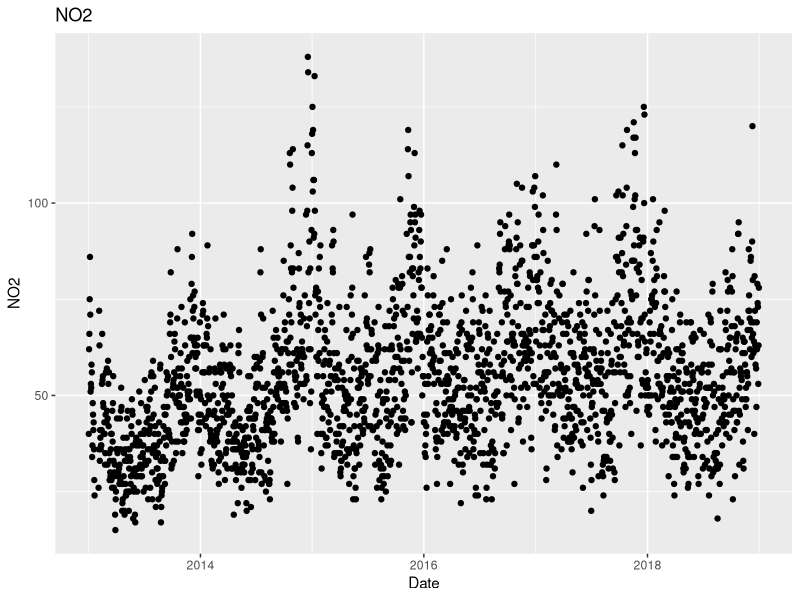
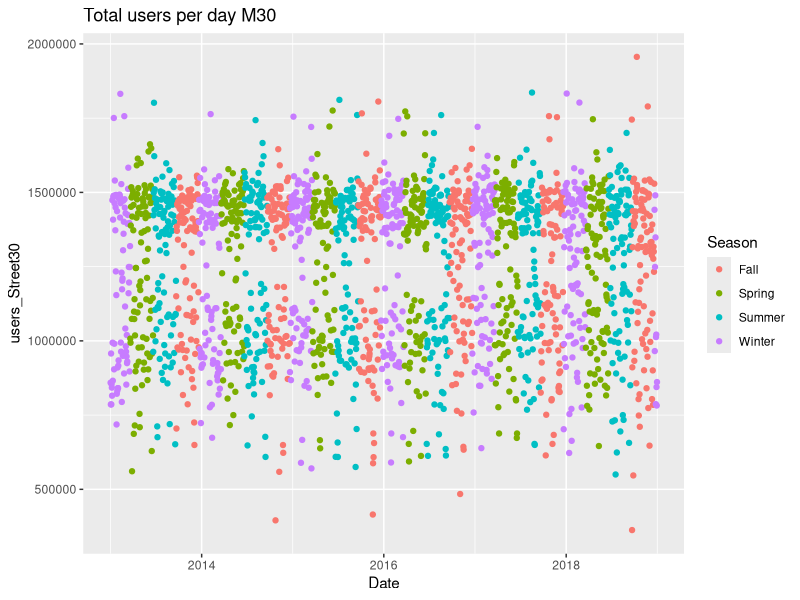
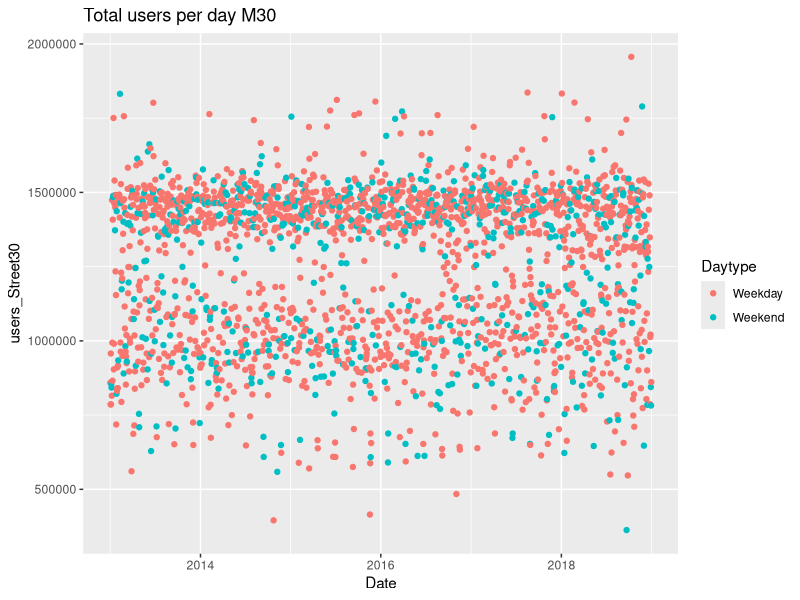
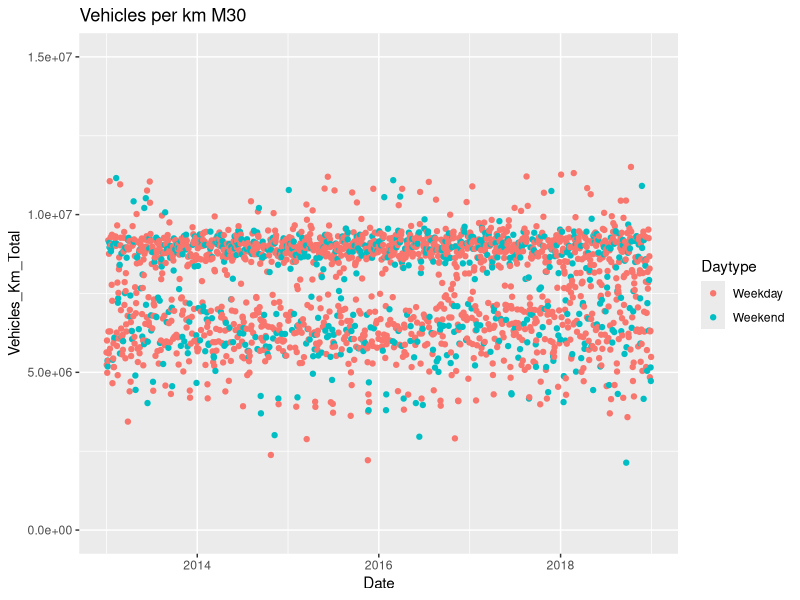
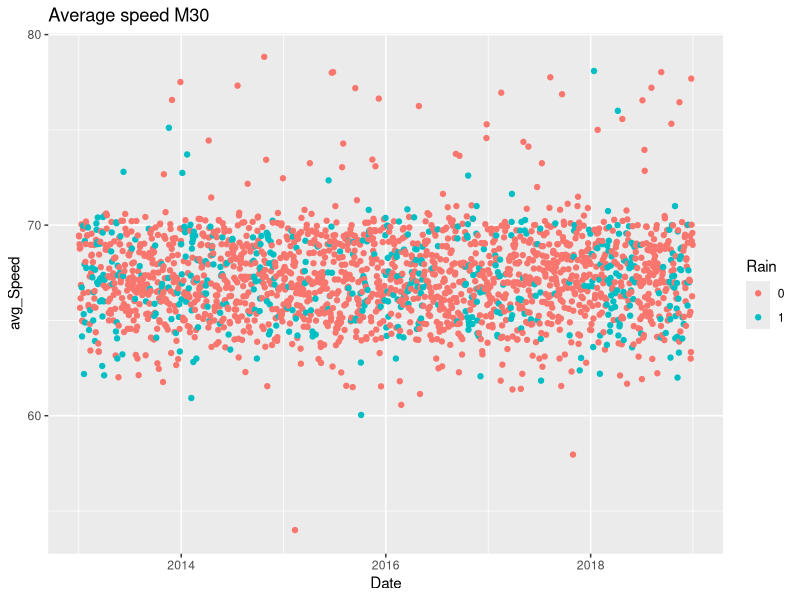
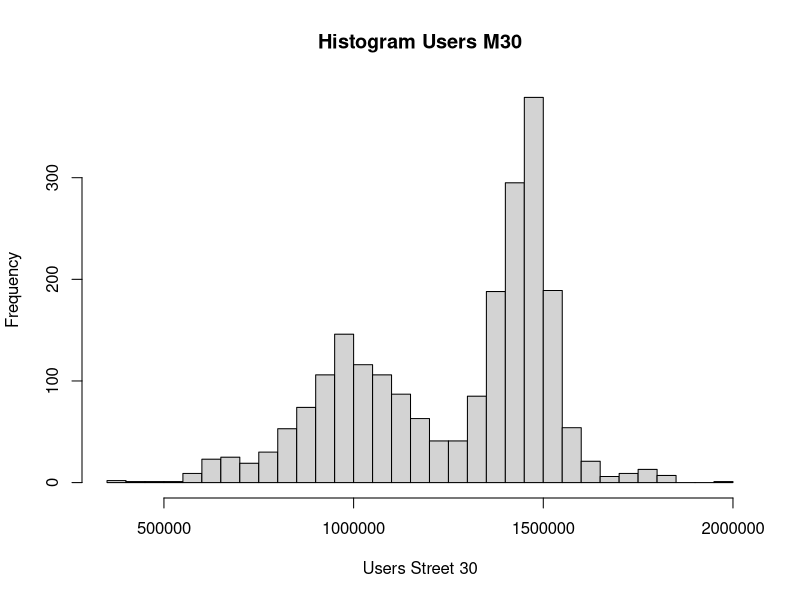

Write the R code that produced these figures, in order.
rm(list=ls())


library(tidyverse)
library(XML)
require(XML)
library(writexl)
library("readxl")
library(dplyr)
library(lubridate)



airquality2013_2018 <- read_excel("Cleaned_Airquality2013_2018.xlsx")

AQI2013_2018 <- read_excel("Cleaned_AQI2013_2018.xlsx")

weather <- read_excel("Cleaned_Weather2013-2018.xlsx")

traffic <- read_excel("Cleaned_Traffic2013-2018.xlsx")

# Add traffic to weather
# Total <- merge(weather,traffic, by="Date")
# Did not work because 1 row was deleted.. so did it manually:
Total <- weather
Total$avg_tr_dist <- traffic$avg_tr_dist
Total$avg_tr_time <- traffic$avg_tr_time
Total$users_Street30 <- traffic$users_Street_30
Total$Vehicles_Km_Branches <- traffic$Vehicles_Km_Branches
Total$Vehicles_Km_Total <- traffic$Vehicles_Km_Total
Total$avg_Speed <- traffic$avg_Speed

# Add polutants
Total$SO2 <- airquality2013_2018$Value[airquality2013_2018$Magnitude==1]
Total$CO <- airquality2013_2018$Value[airquality2013_2018$Magnitude==6]
Total$NO <- airquality2013_2018$Value[airquality2013_2018$Magnitude==7]
Total$NO2 <- airquality2013_2018$Value[airquality2013_2018$Magnitude==8]
Total$PM2.5 <- airquality2013_2018$Value[airquality2013_2018$Magnitude==9]
Total$PM10 <- airquality2013_2018$Value[airquality2013_2018$Magnitude==10]
Total$NOx <- airquality2013_2018$Value[airquality2013_2018$Magnitude==12]
Total$O3 <- airquality2013_2018$Value[airquality2013_2018$Magnitude==14]
Total$TOL <- airquality2013_2018$Value[airquality2013_2018$Magnitude==20]
Total$BEN <- airquality2013_2018$Value[airquality2013_2018$Magnitude==30]
Total$EBE <- airquality2013_2018$Value[airquality2013_2018$Magnitude==35]

#Add AQI
Total$AQI <- AQI2013_2018$AQI



#Add day of the year
Total$DayNr <- yday(Total$Date)


#Add month seperately
Total$Month <- month(Total$Date)


#Add Holidays

getHoliday <- function(DATES) {
  S_HOL1_2013 <- as.Date("2013-01-01", format = "%Y-%m-%d")
  E_HOL1_2013 <- as.Date("2013-01-06", format  = "%Y-%m-%d")
  
  S_HOL2_2013 <- as.Date("2013-03-22", format = "%Y-%m-%d")
  E_HOL2_2013 <- as.Date("2013-04-01", format  = "%Y-%m-%d")
  
  S_HOL3_2013 <- as.Date("2013-06-14", format = "%Y-%m-%d")
  E_HOL3_2013 <- as.Date("2013-09-09", format  = "%Y-%m-%d")
  
  S_HOL4_2013 <- as.Date("2013-12-21", format = "%Y-%m-%d")
  E_HOL4_2013 <- as.Date("2013-12-31", format  = "%Y-%m-%d")
  
  
  
  S_HOL1_2014 <- as.Date("2014-01-01", format = "%Y-%m-%d")
  E_HOL1_2014 <- as.Date("2014-01-07", format  = "%Y-%m-%d")
  
  S_HOL2_2014 <- as.Date("2014-04-11", format = "%Y-%m-%d")
  E_HOL2_2014 <- as.Date("2014-04-21", format  = "%Y-%m-%d")
  
  S_HOL3_2014 <- as.Date("2014-06-13", format = "%Y-%m-%d")
  E_HOL3_2014 <- as.Date("2014-09-09", format  = "%Y-%m-%d")
  
  S_HOL4_2014 <- as.Date("2014-12-20", format = "%Y-%m-%d")
  E_HOL4_2014 <- as.Date("2014-12-31", format  = "%Y-%m-%d")
  
  
  
  S_HOL1_2015 <- as.Date("2015-01-01", format = "%Y-%m-%d")
  E_HOL1_2015 <- as.Date("2015-01-07", format  = "%Y-%m-%d")
  
  S_HOL2_2015 <- as.Date("2015-03-27", format = "%Y-%m-%d")
  E_HOL2_2015 <- as.Date("2015-04-06", format  = "%Y-%m-%d")
  
  S_HOL3_2015 <- as.Date("2015-06-12", format = "%Y-%m-%d")
  E_HOL3_2015 <- as.Date("2015-09-08", format  = "%Y-%m-%d")
  
  S_HOL4_2015 <- as.Date("2015-12-23", format = "%Y-%m-%d")
  E_HOL4_2015 <- as.Date("2015-12-31", format  = "%Y-%m-%d")
  
  
  
  S_HOL1_2016 <- as.Date("2016-01-01", format = "%Y-%m-%d")
  E_HOL1_2016 <- as.Date("2016-01-07", format  = "%Y-%m-%d")
  
  S_HOL2_2016 <- as.Date("2016-03-18", format = "%Y-%m-%d")
  E_HOL2_2016 <- as.Date("2016-03-29", format  = "%Y-%m-%d")
  
  S_HOL3_2016 <- as.Date("2016-06-10", format = "%Y-%m-%d")
  E_HOL3_2016 <- as.Date("2016-09-08", format  = "%Y-%m-%d")
  
  S_HOL4_2016 <- as.Date("2016-12-23", format = "%Y-%m-%d")
  E_HOL4_2016 <- as.Date("2016-12-31", format  = "%Y-%m-%d")
  
  
  
  S_HOL1_2017 <- as.Date("2017-01-01", format = "%Y-%m-%d")
  E_HOL1_2017 <- as.Date("2017-01-08", format  = "%Y-%m-%d")
  
  S_HOL2_2017 <- as.Date("2017-04-07", format = "%Y-%m-%d")
  E_HOL2_2017 <- as.Date("2017-04-17", format  = "%Y-%m-%d")
  
  S_HOL3_2017 <- as.Date("2017-06-09", format = "%Y-%m-%d")
  E_HOL3_2017 <- as.Date("2017-09-11", format  = "%Y-%m-%d")
  
  S_HOL4_2017 <- as.Date("2017-12-23", format = "%Y-%m-%d")
  E_HOL4_2017 <- as.Date("2017-12-31", format  = "%Y-%m-%d")
  
  
  
  S_HOL1_2018 <- as.Date("2018-01-01", format = "%Y-%m-%d")
  E_HOL1_2018 <- as.Date("2018-01-07", format  = "%Y-%m-%d")
  
  S_HOL2_2018 <- as.Date("2018-03-23", format = "%Y-%m-%d")
  E_HOL2_2018 <- as.Date("2018-04-02", format  = "%Y-%m-%d")
  
  S_HOL3_2018 <- as.Date("2018-06-08", format = "%Y-%m-%d")
  E_HOL3_2018 <- as.Date("2018-09-09", format  = "%Y-%m-%d")
  
  S_HOL4_2018 <- as.Date("2018-12-22", format = "%Y-%m-%d")
  E_HOL4_2018 <- as.Date("2018-12-31", format  = "%Y-%m-%d")

  
  
  
  ifelse (Total$Date >= S_HOL1_2013 & Total$Date <= E_HOL1_2013, 1,
          ifelse (Total$Date >= S_HOL2_2013 & Total$Date <= E_HOL2_2013, 1,        
          ifelse (Total$Date >= S_HOL3_2013 & Total$Date <= E_HOL3_2013, 1,
          ifelse (Total$Date >= S_HOL4_2013 & Total$Date <= E_HOL4_2013, 1,
          
          ifelse (Total$Date >= S_HOL1_2014 & Total$Date <= E_HOL1_2014, 1,       
          ifelse (Total$Date >= S_HOL2_2014 & Total$Date <= E_HOL2_2014, 1,        
          ifelse (Total$Date >= S_HOL3_2014 & Total$Date <= E_HOL3_2014, 1,
          ifelse (Total$Date >= S_HOL4_2014 & Total$Date <= E_HOL4_2014, 1,
                  
          ifelse (Total$Date >= S_HOL1_2015 & Total$Date <= E_HOL1_2015, 1,       
          ifelse (Total$Date >= S_HOL2_2015 & Total$Date <= E_HOL2_2015, 1,        
          ifelse (Total$Date >= S_HOL3_2015 & Total$Date <= E_HOL3_2015, 1,
          ifelse (Total$Date >= S_HOL4_2015 & Total$Date <= E_HOL4_2015, 1,       
                  
          ifelse (Total$Date >= S_HOL1_2016 & Total$Date <= E_HOL1_2016, 1,       
          ifelse (Total$Date >= S_HOL2_2016 & Total$Date <= E_HOL2_2016, 1,        
          ifelse (Total$Date >= S_HOL3_2016 & Total$Date <= E_HOL3_2016, 1,
          ifelse (Total$Date >= S_HOL4_2016 & Total$Date <= E_HOL4_2016, 1,          
                  
          ifelse (Total$Date >= S_HOL1_2017 & Total$Date <= E_HOL1_2017, 1,       
          ifelse (Total$Date >= S_HOL2_2017 & Total$Date <= E_HOL2_2017, 1,        
          ifelse (Total$Date >= S_HOL3_2017 & Total$Date <= E_HOL3_2017, 1,
          ifelse (Total$Date >= S_HOL4_2017 & Total$Date <= E_HOL4_2017, 1,  
                  
          ifelse (Total$Date >= S_HOL1_2018 & Total$Date <= E_HOL1_2018, 1,       
          ifelse (Total$Date >= S_HOL2_2018 & Total$Date <= E_HOL2_2018, 1,        
          ifelse (Total$Date >= S_HOL3_2018 & Total$Date <= E_HOL3_2018, 1,
          ifelse (Total$Date >= S_HOL4_2018 & Total$Date <= E_HOL4_2018, 1,         
          0))))))))))))))))))))))))
  
}

Total$Holiday <- getHoliday(Total$Date)


#Reorder data frame
Total <- Total[c("Date", "day", "DayNr","Month","Daytype","Season","Holiday",
                 "T_max","T_min","Avg_T","Streak_max","Rain_ml","Rain","Days_last_rain","Avg_Streak","avg_tr_dist","avg_tr_time",
                 "users_Street30","Vehicles_Km_Branches","Vehicles_Km_Total","avg_Speed",
                 "SO2","CO","NO","NO2","PM2.5","PM10","NOx","O3","TOL","BEN","EBE","AQI"
)]


#Write total to excel file
write_xlsx(Total, "Cleaned_Total.xlsx")




#plot of NO2
ggplot(data = Total) +
  geom_point(mapping = aes(x = Date, y = NO2)) +
  ggtitle("NO2")


#plot of users M30
ggplot(data = Total) +
  geom_point(mapping = aes(x = Date, y =users_Street30, color=Season)) +
  # ylim(0,1.5*10^7)+
  ggtitle("Total users per day M30")

#plot of users M30
ggplot(data = Total) +
  geom_point(mapping = aes(x = Date, y =users_Street30, color=Daytype)) +
  # ylim(0,1.5*10^7)+
  ggtitle("Total users per day M30")




#plot of Vehicles per km M30
ggplot(data = Total) +
  geom_point(mapping = aes(x = Date, y = Vehicles_Km_Total, color=Daytype)) +
  ylim(0,1.5*10^7)+
  ggtitle("Vehicles per km M30")



#plot of avg Speed M30
ggplot(data = Total) +
  geom_point(mapping = aes(x = Date, y = avg_Speed, color=Rain)) +
  # ylim(0,1.5*10^7)+
  ggtitle("Average speed M30")

#Histogram of traffic street 30 2018
hist(Total$users_Street30,
     xlab="Users Street 30",
     main="Histogram Users M30",
     breaks = 30
)
